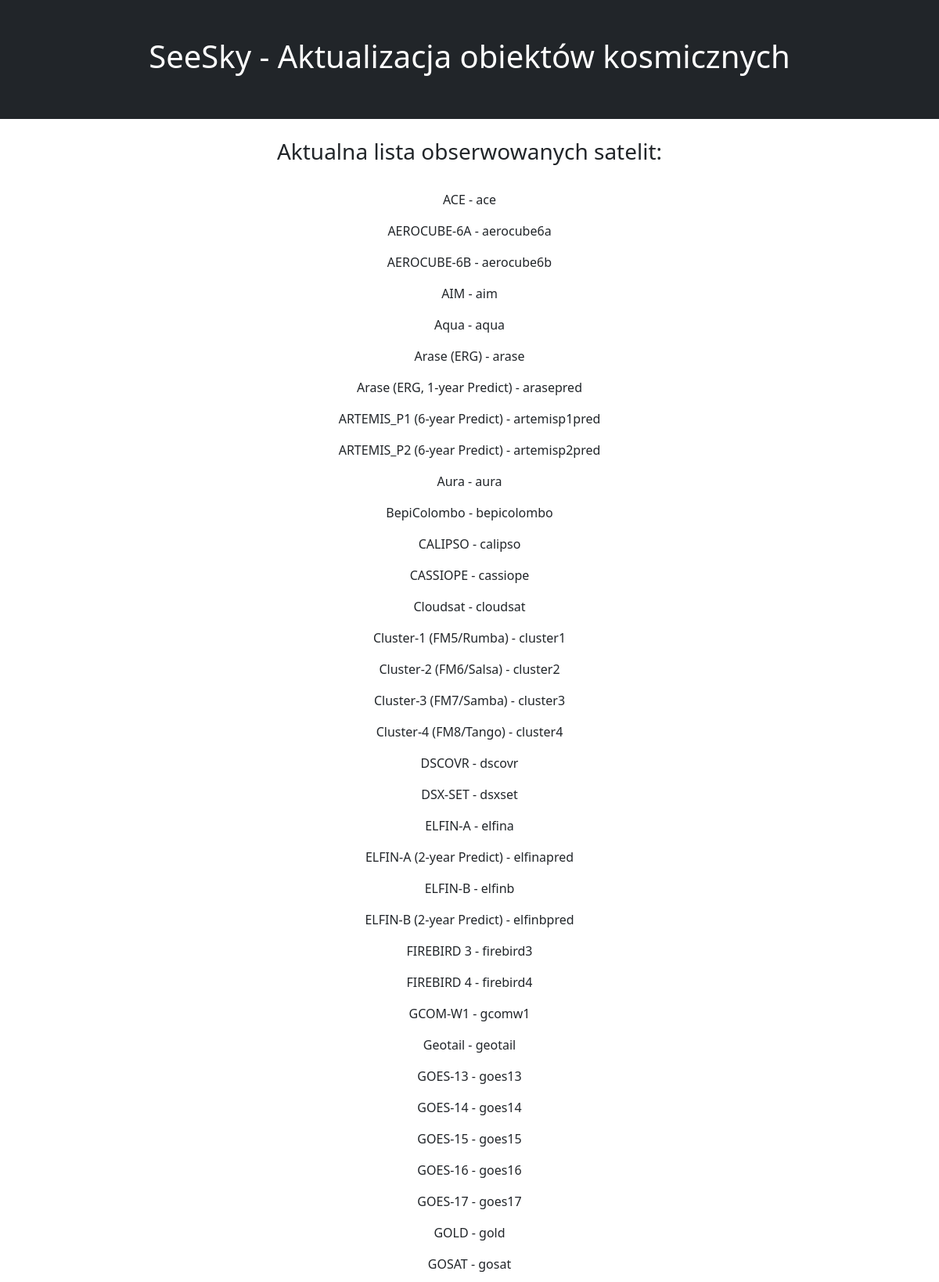
The app's page /lista/ (upper part) with its own data.
### newsletter/models.py (models this page shows, shortened)
class SpaceObjects(models.Model):
    name = models.CharField(max_length=255)
    short = models.CharField(max_length=20)

### newsletter/views.py (the view, shortened to what this page needs)
# urls.py: path('lista/', views.actualizacja),
def actualizacja(request):
    context = {
        'title': 'Aktualizacja obiektów kosmicznych',
        'content': 'Aktualna lista obserwowanych satelit:'
    }
    sobj = SpaceObjects.objects.all()
    context['objects'] = sobj
    return render(request, 'actual.html', context)

### newsletter/templates/actual.html (shortened to what this page needs)
{% extends "layout.html" %}
{% block content %}
  <br>
    <h3 class="text-center">{{ content }}</h3>
  <br>
  <div class="text-center container">
      {% for obj in objects%}
        <p>{{ obj.name }} - {{ obj.short }}</p>
      {% endfor %}
  </div>
{% endblock %}

### newsletter/templates/layout.html (shortened to what this page needs)
<!DOCTYPE html>
<html lang="pl" class="h-100">
<head>
    {% include "styles.html" %}
</head>
<body class=" h-100">
    <div id="conteiner" class="d-flex flex-column h-100">
        {% include "header.html" %}
        <div id="nav" class="nav">
        </div>
        <div id="content">
            {% block content %}
            {% endblock %}
        </div>
    </div>
</body>
</html>

### newsletter/templates/styles.html (shortened to what this page needs)
<link href="https://cdn.jsdelivr.net/npm/bootstrap@5.1.2/dist/css/bootstrap.min.css" rel="stylesheet">

### newsletter/templates/header.html
<div id="header" class="container-fluid p-5 bg-dark text-white text-center">
    <h1>SeeSky - {{ title }}</h1>
</div>

### records on screen
SpaceObjects: name "ACE", short "ace"
SpaceObjects: name "AEROCUBE-6A", short "aerocube6a"
SpaceObjects: name "AEROCUBE-6B", short "aerocube6b"
SpaceObjects: name "AIM", short "aim"
SpaceObjects: name "Aqua", short "aqua"
SpaceObjects: name "Arase (ERG)", short "arase"
SpaceObjects: name "Arase (ERG, 1-year Predict)", short "arasepred"
SpaceObjects: name "ARTEMIS_P1 (6-year Predict)", short "artemisp1pred"
SpaceObjects: name "ARTEMIS_P2 (6-year Predict)", short "artemisp2pred"
SpaceObjects: name "Aura", short "aura"
SpaceObjects: name "BepiColombo", short "bepicolombo"
SpaceObjects: name "CALIPSO", short "calipso"
SpaceObjects: name "CASSIOPE", short "cassiope"
SpaceObjects: name "Cloudsat", short "cloudsat"
SpaceObjects: name "Cluster-1 (FM5/Rumba)", short "cluster1"
SpaceObjects: name "Cluster-2 (FM6/Salsa)", short "cluster2"
SpaceObjects: name "Cluster-3 (FM7/Samba)", short "cluster3"
SpaceObjects: name "Cluster-4 (FM8/Tango)", short "cluster4"
SpaceObjects: name "DSCOVR", short "dscovr"
SpaceObjects: name "DSX-SET", short "dsxset"
SpaceObjects: name "ELFIN-A", short "elfina"
SpaceObjects: name "ELFIN-A (2-year Predict)", short "elfinapred"
SpaceObjects: name "ELFIN-B", short "elfinb"
SpaceObjects: name "ELFIN-B (2-year Predict)", short "elfinbpred"
SpaceObjects: name "FIREBIRD 3", short "firebird3"
SpaceObjects: name "FIREBIRD 4", short "firebird4"
SpaceObjects: name "GCOM-W1", short "gcomw1"
SpaceObjects: name "Geotail", short "geotail"
SpaceObjects: name "GOES-13", short "goes13"
SpaceObjects: name "GOES-14", short "goes14"
SpaceObjects: name "GOES-15", short "goes15"
SpaceObjects: name "GOES-16", short "goes16"
SpaceObjects: name "GOES-17", short "goes17"
SpaceObjects: name "GOLD", short "gold"
SpaceObjects: name "GOSAT", short "gosat"

### other values on screen
{{ title }} "Aktualizacja obiektów kosmicznych"
{{ content }} "Aktualna lista obserwowanych satelit:"
